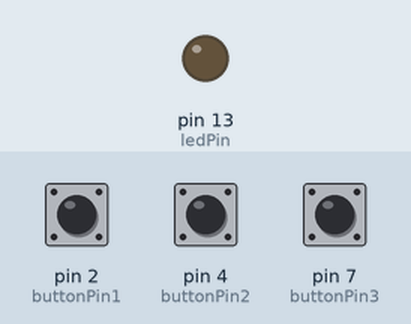
Recording of a sketch running on a simulated Arduino Uno, built with avr-gcc and run on an emulated ATmega328P. Shown: output pins drawn as LEDs (lit = HIGH). Dashed ring = blinking. The inputs (shaded band) are chosen by the test bench; at power-on: pin 2 (buttonPin1) HIGH, pin 4 (buttonPin2) HIGH, pin 7 (buttonPin3) HIGH.

Above: at 1.2 s.
1.3 s: pin 2 (buttonPin1) pulled LOW for 0.15 s
At 1.54 s:
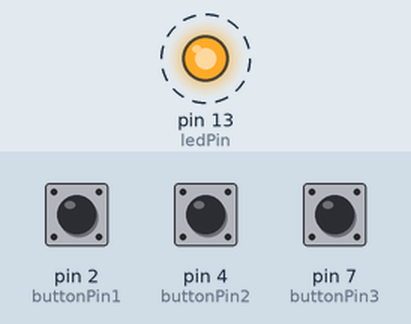
4.4 s: pin 4 (buttonPin2) pulled LOW for 0.15 s
At 8.2 s:
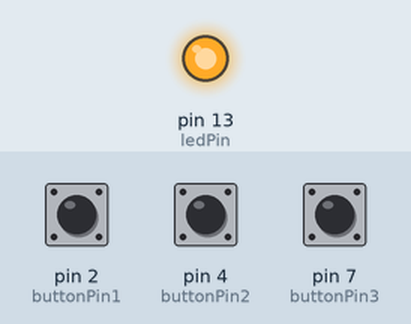
Timing chart, 0 to 12.2 s (numbered marks = the images above; inputs shaded):
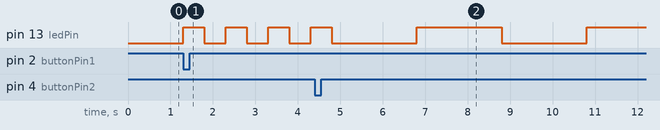

Measured:
- after the input at 1.3 s, pin 13 (ledPin): alternates HIGH for 0.50 s and LOW for 0.50 s, starting at once
- after the input at 4.4 s, pin 13 (ledPin): LOW → HIGH after 2.4 s, → LOW 2.0 s later, → HIGH 2.0 s later

The sketch:

Blink.ino
```cpp
// constants won't change. They're used here to set pin numbers:
const int buttonPin1 = 2;     // the number of the pushbutton pin
const int buttonPin2 = 4;
const int buttonPin3 = 7;
const int ledPin =  13;      // the number of the LED pin

// variables will change:
int buttonState1 = 0;         // variable for reading the pushbutton status
int buttonState2 = 0;
int buttonState3 = 0;

bool fastBlink = false;
bool slowBlink = false;

unsigned long timerOne = 0;
bool state;

void setup() {
  // initialize the LED pin as an output:
  pinMode(ledPin, OUTPUT);
  // initialize the pushbutton pin as an input:
  pinMode(buttonPin1, INPUT);
  pinMode(buttonPin2, INPUT);
  pinMode(buttonPin3, INPUT);
}

void loop() {
  // read the state of the pushbutton value:
  buttonState1 = digitalRead(buttonPin1);
  buttonState2 = digitalRead(buttonPin2);
  buttonState3 = digitalRead(buttonPin3);

  // check if the pushbutton is pressed. If it is, the buttonState is HIGH:
  if (buttonState1 == LOW) {
    fastBlink = true;
    slowBlink = false;
  }
  if (buttonState2 == LOW) {
    slowBlink = true;
    fastBlink = false;
  }

  if (fastBlink == true) {
    blink(500);
  } else if (slowBlink == true) {
    blink(2000);
  }

}

void blink (int INTERVAL) {
  if (millis() >= timerOne) {
    timerOne = millis() + INTERVAL;

    state = !state;
    digitalWrite(ledPin, state);
  }
}
```
